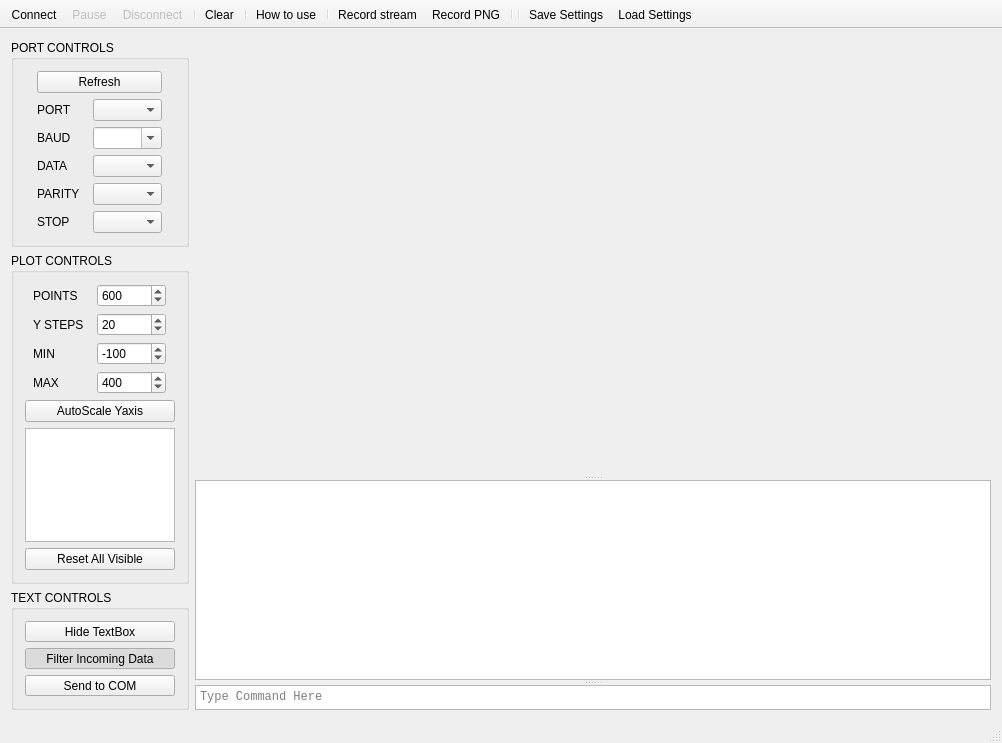
<?xml version="1.0" encoding="UTF-8"?>
<ui version="4.0">
 <class>MainWindow</class>
 <widget class="QMainWindow" name="MainWindow">
  <property name="geometry">
   <rect>
    <x>0</x>
    <y>0</y>
    <width>1002</width>
    <height>743</height>
   </rect>
  </property>
  <property name="minimumSize">
   <size>
    <width>840</width>
    <height>620</height>
   </size>
  </property>
  <property name="windowTitle">
   <string>MainWindow</string>
  </property>
  <widget class="QWidget" name="centralWidget">
   <layout class="QGridLayout" name="gridLayout_3">
    <item row="0" column="0">
     <layout class="QVBoxLayout" name="controlsLayout">
      <item>
       <widget class="QGroupBox" name="PortControlsBox">
        <property name="title">
         <string>PORT CONTROLS</string>
        </property>
        <property name="flat">
         <bool>false</bool>
        </property>
        <property name="checkable">
         <bool>false</bool>
        </property>
        <layout class="QGridLayout" name="gridLayout">
         <item row="0" column="0">
          <layout class="QVBoxLayout" name="verticalLayout_3">
           <item>
            <widget class="QPushButton" name="pushButton">
             <property name="text">
              <string>Refresh</string>
             </property>
            </widget>
           </item>
           <item>
            <layout class="QHBoxLayout" name="horizontalLayout">
             <item>
              <widget class="QLabel" name="labelPort">
               <property name="maximumSize">
                <size>
                 <width>50</width>
                 <height>16777215</height>
                </size>
               </property>
               <property name="text">
                <string>PORT</string>
               </property>
              </widget>
             </item>
             <item>
              <widget class="QComboBox" name="comboPort">
               <property name="sizePolicy">
                <sizepolicy hsizetype="Fixed" vsizetype="Fixed">
                 <horstretch>0</horstretch>
                 <verstretch>0</verstretch>
                </sizepolicy>
               </property>
               <property name="minimumSize">
                <size>
                 <width>69</width>
                 <height>0</height>
                </size>
               </property>
               <property name="maximumSize">
                <size>
                 <width>69</width>
                 <height>16777215</height>
                </size>
               </property>
              </widget>
             </item>
            </layout>
           </item>
           <item>
            <layout class="QHBoxLayout" name="horizontalLayout_2">
             <item>
              <widget class="QLabel" name="labelBaud">
               <property name="maximumSize">
                <size>
                 <width>50</width>
                 <height>16777215</height>
                </size>
               </property>
               <property name="text">
                <string>BAUD</string>
               </property>
              </widget>
             </item>
             <item>
              <widget class="QComboBox" name="comboBaud">
               <property name="sizePolicy">
                <sizepolicy hsizetype="Fixed" vsizetype="Fixed">
                 <horstretch>0</horstretch>
                 <verstretch>0</verstretch>
                </sizepolicy>
               </property>
               <property name="minimumSize">
                <size>
                 <width>69</width>
                 <height>0</height>
                </size>
               </property>
               <property name="maximumSize">
                <size>
                 <width>69</width>
                 <height>16777215</height>
                </size>
               </property>
               <property name="editable">
                <bool>true</bool>
               </property>
              </widget>
             </item>
            </layout>
           </item>
           <item>
            <layout class="QHBoxLayout" name="horizontalLayout_3">
             <item>
              <widget class="QLabel" name="labelData">
               <property name="maximumSize">
                <size>
                 <width>50</width>
                 <height>16777215</height>
                </size>
               </property>
               <property name="text">
                <string>DATA</string>
               </property>
              </widget>
             </item>
             <item>
              <widget class="QComboBox" name="comboData">
               <property name="sizePolicy">
                <sizepolicy hsizetype="Fixed" vsizetype="Fixed">
                 <horstretch>0</horstretch>
                 <verstretch>0</verstretch>
                </sizepolicy>
               </property>
               <property name="minimumSize">
                <size>
                 <width>69</width>
                 <height>0</height>
                </size>
               </property>
               <property name="maximumSize">
                <size>
                 <width>69</width>
                 <height>16777215</height>
                </size>
               </property>
              </widget>
             </item>
            </layout>
           </item>
           <item>
            <layout class="QHBoxLayout" name="horizontalLayout_4">
             <item>
              <widget class="QLabel" name="labelParity">
               <property name="maximumSize">
                <size>
                 <width>50</width>
                 <height>16777215</height>
                </size>
               </property>
               <property name="text">
                <string>PARITY</string>
               </property>
              </widget>
             </item>
             <item>
              <widget class="QComboBox" name="comboParity">
               <property name="sizePolicy">
                <sizepolicy hsizetype="Fixed" vsizetype="Fixed">
                 <horstretch>0</horstretch>
                 <verstretch>0</verstretch>
                </sizepolicy>
               </property>
               <property name="minimumSize">
                <size>
                 <width>69</width>
                 <height>0</height>
                </size>
               </property>
               <property name="maximumSize">
                <size>
                 <width>69</width>
                 <height>16777215</height>
                </size>
               </property>
              </widget>
             </item>
            </layout>
           </item>
           <item>
            <layout class="QHBoxLayout" name="horizontalLayout_5">
             <item>
              <widget class="QLabel" name="labelStop">
               <property name="maximumSize">
                <size>
                 <width>50</width>
                 <height>16777215</height>
                </size>
               </property>
               <property name="text">
                <string>STOP</string>
               </property>
              </widget>
             </item>
             <item>
              <widget class="QComboBox" name="comboStop">
               <property name="sizePolicy">
                <sizepolicy hsizetype="Fixed" vsizetype="Fixed">
                 <horstretch>0</horstretch>
                 <verstretch>0</verstretch>
                </sizepolicy>
               </property>
               <property name="minimumSize">
                <size>
                 <width>69</width>
                 <height>0</height>
                </size>
               </property>
               <property name="maximumSize">
                <size>
                 <width>69</width>
                 <height>16777215</height>
                </size>
               </property>
              </widget>
             </item>
            </layout>
           </item>
          </layout>
         </item>
        </layout>
       </widget>
      </item>
      <item>
       <widget class="QGroupBox" name="PlotControlsBox">
        <property name="title">
         <string>PLOT CONTROLS</string>
        </property>
        <layout class="QGridLayout" name="gridLayout_2">
         <item row="0" column="0">
          <layout class="QVBoxLayout" name="plotControlsLayout">
           <item>
            <layout class="QHBoxLayout" name="horizontalLayout_10">
             <item>
              <widget class="QLabel" name="pointsLabel">
               <property name="minimumSize">
                <size>
                 <width>50</width>
                 <height>0</height>
                </size>
               </property>
               <property name="maximumSize">
                <size>
                 <width>50</width>
                 <height>16777215</height>
                </size>
               </property>
               <property name="text">
                <string>POINTS</string>
               </property>
              </widget>
             </item>
             <item>
              <widget class="QSpinBox" name="spinPoints">
               <property name="minimumSize">
                <size>
                 <width>69</width>
                 <height>0</height>
                </size>
               </property>
               <property name="maximumSize">
                <size>
                 <width>69</width>
                 <height>16777215</height>
                </size>
               </property>
               <property name="minimum">
                <number>0</number>
               </property>
               <property name="maximum">
                <number>999999999</number>
               </property>
               <property name="singleStep">
                <number>10</number>
               </property>
               <property name="value">
                <number>600</number>
               </property>
              </widget>
             </item>
            </layout>
           </item>
           <item>
            <layout class="QHBoxLayout" name="horizontalLayout_9">
             <item>
              <widget class="QLabel" name="labelYStep">
               <property name="minimumSize">
                <size>
                 <width>50</width>
                 <height>0</height>
                </size>
               </property>
               <property name="maximumSize">
                <size>
                 <width>50</width>
                 <height>16777215</height>
                </size>
               </property>
               <property name="text">
                <string>Y STEPS</string>
               </property>
              </widget>
             </item>
             <item>
              <widget class="QSpinBox" name="spinYStep">
               <property name="minimumSize">
                <size>
                 <width>69</width>
                 <height>0</height>
                </size>
               </property>
               <property name="maximumSize">
                <size>
                 <width>69</width>
                 <height>16777215</height>
                </size>
               </property>
               <property name="minimum">
                <number>1</number>
               </property>
               <property name="maximum">
                <number>10000</number>
               </property>
               <property name="singleStep">
                <number>1</number>
               </property>
               <property name="value">
                <number>20</number>
               </property>
              </widget>
             </item>
            </layout>
           </item>
           <item>
            <layout class="QHBoxLayout" name="horizontalLayout_7">
             <item>
              <widget class="QLabel" name="label">
               <property name="minimumSize">
                <size>
                 <width>50</width>
                 <height>0</height>
                </size>
               </property>
               <property name="maximumSize">
                <size>
                 <width>50</width>
                 <height>16777215</height>
                </size>
               </property>
               <property name="text">
                <string>MIN</string>
               </property>
              </widget>
             </item>
             <item>
              <widget class="QSpinBox" name="spinAxesMin">
               <property name="minimumSize">
                <size>
                 <width>69</width>
                 <height>0</height>
                </size>
               </property>
               <property name="maximumSize">
                <size>
                 <width>69</width>
                 <height>16777215</height>
                </size>
               </property>
               <property name="minimum">
                <number>-65536</number>
               </property>
               <property name="maximum">
                <number>65536</number>
               </property>
               <property name="singleStep">
                <number>10</number>
               </property>
               <property name="value">
                <number>-100</number>
               </property>
              </widget>
             </item>
            </layout>
           </item>
           <item>
            <layout class="QHBoxLayout" name="horizontalLayout_8">
             <item>
              <widget class="QLabel" name="label_2">
               <property name="minimumSize">
                <size>
                 <width>50</width>
                 <height>0</height>
                </size>
               </property>
               <property name="maximumSize">
                <size>
                 <width>50</width>
                 <height>16777215</height>
                </size>
               </property>
               <property name="text">
                <string>MAX</string>
               </property>
              </widget>
             </item>
             <item>
              <widget class="QSpinBox" name="spinAxesMax">
               <property name="minimumSize">
                <size>
                 <width>69</width>
                 <height>0</height>
                </size>
               </property>
               <property name="maximumSize">
                <size>
                 <width>69</width>
                 <height>16777215</height>
                </size>
               </property>
               <property name="minimum">
                <number>-65536</number>
               </property>
               <property name="maximum">
                <number>65536</number>
               </property>
               <property name="singleStep">
                <number>10</number>
               </property>
               <property name="value">
                <number>400</number>
               </property>
              </widget>
             </item>
            </layout>
           </item>
           <item>
            <widget class="QPushButton" name="pushButton_AutoScale">
             <property name="sizeIncrement">
              <size>
               <width>0</width>
               <height>8</height>
              </size>
             </property>
             <property name="text">
              <string>AutoScale Yaxis</string>
             </property>
            </widget>
           </item>
           <item>
            <widget class="QListWidget" name="listWidget_Channels">
             <property name="sizePolicy">
              <sizepolicy hsizetype="Minimum" vsizetype="MinimumExpanding">
               <horstretch>0</horstretch>
               <verstretch>0</verstretch>
              </sizepolicy>
             </property>
             <property name="minimumSize">
              <size>
               <width>0</width>
               <height>0</height>
              </size>
             </property>
             <property name="maximumSize">
              <size>
               <width>150</width>
               <height>16777215</height>
              </size>
             </property>
             <property name="layoutDirection">
              <enum>Qt::LeftToRight</enum>
             </property>
             <property name="autoScroll">
              <bool>false</bool>
             </property>
             <property name="editTriggers">
              <set>QAbstractItemView::NoEditTriggers</set>
             </property>
             <property name="alternatingRowColors">
              <bool>true</bool>
             </property>
             <property name="selectionBehavior">
              <enum>QAbstractItemView::SelectItems</enum>
             </property>
             <property name="textElideMode">
              <enum>Qt::ElideMiddle</enum>
             </property>
             <property name="resizeMode">
              <enum>QListView::Adjust</enum>
             </property>
             <property name="modelColumn">
              <number>0</number>
             </property>
             <property name="selectionRectVisible">
              <bool>true</bool>
             </property>
            </widget>
           </item>
           <item>
            <widget class="QPushButton" name="pushButton_ResetVisible">
             <property name="text">
              <string>Reset All Visible</string>
             </property>
            </widget>
           </item>
          </layout>
         </item>
        </layout>
       </widget>
      </item>
      <item>
       <spacer name="verticalSpacer">
        <property name="orientation">
         <enum>Qt::Vertical</enum>
        </property>
        <property name="sizeHint" stdset="0">
         <size>
          <width>20</width>
          <height>40</height>
         </size>
        </property>
       </spacer>
      </item>
      <item>
       <widget class="QGroupBox" name="gridGroupBox">
        <property name="minimumSize">
         <size>
          <width>0</width>
          <height>120</height>
         </size>
        </property>
        <property name="title">
         <string>TEXT CONTROLS</string>
        </property>
        <layout class="QGridLayout" name="TextControlsBox">
         <item row="0" column="0">
          <layout class="QVBoxLayout" name="verticalLayout">
           <item>
            <widget class="QPushButton" name="pushButton_TextEditHide">
             <property name="text">
              <string>Hide TextBox</string>
             </property>
             <property name="checkable">
              <bool>true</bool>
             </property>
             <property name="checked">
              <bool>false</bool>
             </property>
            </widget>
           </item>
           <item>
            <widget class="QPushButton" name="pushButton_ShowallData">
             <property name="text">
              <string>Filter Incoming Data</string>
             </property>
             <property name="checkable">
              <bool>true</bool>
             </property>
             <property name="checked">
              <bool>true</bool>
             </property>
            </widget>
           </item>
           <item>
            <widget class="QPushButton" name="pushButton_SendToCom">
             <property name="focusPolicy">
              <enum>Qt::NoFocus</enum>
             </property>
             <property name="text">
              <string>Send to COM</string>
             </property>
             <property name="shortcut">
              <string>Ctrl+Return</string>
             </property>
             <property name="checkable">
              <bool>true</bool>
             </property>
             <property name="checked">
              <bool>false</bool>
             </property>
            </widget>
           </item>
          </layout>
         </item>
        </layout>
       </widget>
      </item>
     </layout>
    </item>
    <item row="0" column="1">
     <layout class="QGridLayout" name="gridLayout_4">
      <item row="0" column="0">
       <spacer name="horizontalSpacer">
        <property name="orientation">
         <enum>Qt::Horizontal</enum>
        </property>
        <property name="sizeHint" stdset="0">
         <size>
          <width>40</width>
          <height>1</height>
         </size>
        </property>
       </spacer>
      </item>
      <item row="1" column="0">
       <widget class="QSplitter" name="splitter">
        <property name="sizePolicy">
         <sizepolicy hsizetype="Expanding" vsizetype="MinimumExpanding">
          <horstretch>0</horstretch>
          <verstretch>0</verstretch>
         </sizepolicy>
        </property>
        <property name="font">
         <font>
          <family>Consolas</family>
         </font>
        </property>
        <property name="frameShape">
         <enum>QFrame::NoFrame</enum>
        </property>
        <property name="orientation">
         <enum>Qt::Vertical</enum>
        </property>
        <property name="opaqueResize">
         <bool>true</bool>
        </property>
        <property name="handleWidth">
         <number>5</number>
        </property>
        <property name="childrenCollapsible">
         <bool>false</bool>
        </property>
        <widget class="QCustomPlot" name="plot" native="true">
         <property name="sizePolicy">
          <sizepolicy hsizetype="Preferred" vsizetype="Expanding">
           <horstretch>0</horstretch>
           <verstretch>0</verstretch>
          </sizepolicy>
         </property>
         <property name="minimumSize">
          <size>
           <width>0</width>
           <height>400</height>
          </size>
         </property>
         <property name="cursor">
          <cursorShape>CrossCursor</cursorShape>
         </property>
        </widget>
        <widget class="QTextEdit" name="textEdit_UartWindow">
         <property name="enabled">
          <bool>true</bool>
         </property>
         <property name="sizePolicy">
          <sizepolicy hsizetype="Preferred" vsizetype="Minimum">
           <horstretch>0</horstretch>
           <verstretch>0</verstretch>
          </sizepolicy>
         </property>
         <property name="minimumSize">
          <size>
           <width>0</width>
           <height>100</height>
          </size>
         </property>
         <property name="maximumSize">
          <size>
           <width>16777215</width>
           <height>200</height>
          </size>
         </property>
         <property name="acceptDrops">
          <bool>false</bool>
         </property>
         <property name="readOnly">
          <bool>true</bool>
         </property>
         <property name="textInteractionFlags">
          <set>Qt::TextSelectableByKeyboard|Qt::TextSelectableByMouse</set>
         </property>
        </widget>
        <widget class="QTextEdit" name="textSend_UartWindow">
         <property name="sizePolicy">
          <sizepolicy hsizetype="Preferred" vsizetype="Minimum">
           <horstretch>0</horstretch>
           <verstretch>0</verstretch>
          </sizepolicy>
         </property>
         <property name="minimumSize">
          <size>
           <width>0</width>
           <height>25</height>
          </size>
         </property>
         <property name="maximumSize">
          <size>
           <width>16777215</width>
           <height>25</height>
          </size>
         </property>
         <property name="cursor" stdset="0">
          <cursorShape>IBeamCursor</cursorShape>
         </property>
         <property name="inputMethodHints">
          <set>Qt::ImhNone</set>
         </property>
         <property name="verticalScrollBarPolicy">
          <enum>Qt::ScrollBarAlwaysOff</enum>
         </property>
         <property name="horizontalScrollBarPolicy">
          <enum>Qt::ScrollBarAlwaysOff</enum>
         </property>
         <property name="acceptRichText">
          <bool>false</bool>
         </property>
         <property name="cursorWidth">
          <number>2</number>
         </property>
         <property name="placeholderText">
          <string>Type Command Here</string>
         </property>
        </widget>
       </widget>
      </item>
     </layout>
    </item>
   </layout>
  </widget>
  <widget class="QStatusBar" name="statusBar"/>
  <widget class="QToolBar" name="toolBar">
   <property name="windowTitle">
    <string>toolBar</string>
   </property>
   <property name="movable">
    <bool>false</bool>
   </property>
   <property name="allowedAreas">
    <set>Qt::TopToolBarArea</set>
   </property>
   <property name="floatable">
    <bool>false</bool>
   </property>
   <attribute name="toolBarArea">
    <enum>TopToolBarArea</enum>
   </attribute>
   <attribute name="toolBarBreak">
    <bool>false</bool>
   </attribute>
   <addaction name="actionConnect"/>
   <addaction name="actionPause_Plot"/>
   <addaction name="actionDisconnect"/>
   <addaction name="separator"/>
   <addaction name="actionClear"/>
   <addaction name="separator"/>
   <addaction name="actionHow_to_use"/>
   <addaction name="separator"/>
   <addaction name="actionRecord_stream"/>
   <addaction name="actionRecord_PNG"/>
   <addaction name="separator"/>
   <addaction name="separator"/>
   <addaction name="actionSave_Settings"/>
   <addaction name="actionLoad_Settings"/>
  </widget>
  <action name="actionConnect">
   <property name="icon">
    <iconset resource="res/serial_port_plotter.qrc">
     <normaloff>:/serial_port_plotter/play_nor.png</normaloff>
     <normalon>:/serial_port_plotter/play_nor.png</normalon>
     <disabledoff>:/serial_port_plotter/play_dis.png</disabledoff>
     <disabledon>:/serial_port_plotter/play_dis.png</disabledon>
     <activeoff>:/serial_port_plotter/play_act.png</activeoff>
     <activeon>:/serial_port_plotter/play_act.png</activeon>
     <selectedoff>:/serial_port_plotter/play_act.png</selectedoff>
     <selectedon>:/serial_port_plotter/play_act.png</selectedon>:/serial_port_plotter/play_nor.png</iconset>
   </property>
   <property name="text">
    <string>Connect</string>
   </property>
   <property name="toolTip">
    <string>Connect to COM port</string>
   </property>
  </action>
  <action name="actionPause_Plot">
   <property name="enabled">
    <bool>false</bool>
   </property>
   <property name="icon">
    <iconset resource="res/serial_port_plotter.qrc">
     <normaloff>:/serial_port_plotter/pause_nor.png</normaloff>
     <normalon>:/serial_port_plotter/pause_nor.png</normalon>
     <disabledoff>:/serial_port_plotter/pause_dis.png</disabledoff>
     <disabledon>:/serial_port_plotter/pause_dis.png</disabledon>
     <activeoff>:/serial_port_plotter/pause_act.png</activeoff>
     <activeon>:/serial_port_plotter/pause_act.png</activeon>
     <selectedoff>:/serial_port_plotter/pause_act.png</selectedoff>
     <selectedon>:/serial_port_plotter/pause_act.png</selectedon>:/serial_port_plotter/pause_nor.png</iconset>
   </property>
   <property name="text">
    <string>Pause</string>
   </property>
   <property name="toolTip">
    <string>Pause plot</string>
   </property>
  </action>
  <action name="actionDisconnect">
   <property name="enabled">
    <bool>false</bool>
   </property>
   <property name="icon">
    <iconset resource="res/serial_port_plotter.qrc">
     <normaloff>:/serial_port_plotter/stop_nor.png</normaloff>
     <normalon>:/serial_port_plotter/stop_nor.png</normalon>
     <disabledoff>:/serial_port_plotter/stop_dis.png</disabledoff>
     <disabledon>:/serial_port_plotter/stop_dis.png</disabledon>
     <activeoff>:/serial_port_plotter/stop_act.png</activeoff>
     <activeon>:/serial_port_plotter/stop_act.png</activeon>
     <selectedoff>:/serial_port_plotter/stop_act.png</selectedoff>
     <selectedon>:/serial_port_plotter/stop_act.png</selectedon>:/serial_port_plotter/stop_nor.png</iconset>
   </property>
   <property name="text">
    <string>Disconnect</string>
   </property>
   <property name="toolTip">
    <string>Disconnect COM port</string>
   </property>
  </action>
  <action name="actionClear">
   <property name="enabled">
    <bool>true</bool>
   </property>
   <property name="icon">
    <iconset resource="res/serial_port_plotter.qrc">
     <normaloff>:/serial_port_plotter/clear_nor.png</normaloff>
     <normalon>:/serial_port_plotter/clear_nor.png</normalon>
     <disabledoff>:/serial_port_plotter/clear_dis.png</disabledoff>
     <disabledon>:/serial_port_plotter/clear_dis.png</disabledon>
     <activeoff>:/serial_port_plotter/clear_act.png</activeoff>
     <activeon>:/serial_port_plotter/clear_act.png</activeon>
     <selectedoff>:/serial_port_plotter/clear_act.png</selectedoff>
     <selectedon>:/serial_port_plotter/clear_act.png</selectedon>:/serial_port_plotter/clear_nor.png</iconset>
   </property>
   <property name="text">
    <string>Clear</string>
   </property>
   <property name="toolTip">
    <string>Clear plot data</string>
   </property>
  </action>
  <action name="actionHow_to_use">
   <property name="icon">
    <iconset resource="res/serial_port_plotter.qrc">
     <normaloff>:/serial_port_plotter/help_nor.png</normaloff>
     <normalon>:/serial_port_plotter/help_nor.png</normalon>
     <disabledoff>:/serial_port_plotter/help_dis.png</disabledoff>
     <disabledon>:/serial_port_plotter/help_dis.png</disabledon>
     <activeoff>:/serial_port_plotter/help_act.png</activeoff>
     <activeon>:/serial_port_plotter/help_act.png</activeon>
     <selectedoff>:/serial_port_plotter/help_act.png</selectedoff>
     <selectedon>:/serial_port_plotter/help_act.png</selectedon>:/serial_port_plotter/help_nor.png</iconset>
   </property>
   <property name="text">
    <string>How to use</string>
   </property>
  </action>
  <action name="actionRecord_stream">
   <property name="checkable">
    <bool>true</bool>
   </property>
   <property name="checked">
    <bool>false</bool>
   </property>
   <property name="enabled">
    <bool>true</bool>
   </property>
   <property name="icon">
    <iconset resource="res/serial_port_plotter.qrc">
     <normaloff>:/icons/line_icon_set/document.png</normaloff>
     <normalon>:/icons/line_icon_set_text/document.png</normalon>
     <disabledoff>:/icons/line_icon_set/document.png</disabledoff>:/icons/line_icon_set/document.png</iconset>
   </property>
   <property name="text">
    <string>Record stream</string>
   </property>
   <property name="toolTip">
    <string>Record the incoming data to a .csv file ( shortcut : s )</string>
   </property>
   <property name="shortcut">
    <string/>
   </property>
   <property name="visible">
    <bool>true</bool>
   </property>
  </action>
  <action name="actionLoad_Settings">
   <property name="icon">
    <iconset resource="res/serial_port_plotter.qrc">
     <normaloff>:/serial_port_plotter/Settings_Load_nor.png</normaloff>
     <normalon>:/serial_port_plotter/Settings_Load_nor.png</normalon>
     <disabledoff>:/serial_port_plotter/Settings_Load_dis.png</disabledoff>
     <disabledon>:/serial_port_plotter/Settings_Load_dis.png</disabledon>
     <activeoff>:/serial_port_plotter/Settings_Load_act.png</activeoff>
     <activeon>:/serial_port_plotter/Settings_Load_act.png</activeon>
     <selectedoff>:/serial_port_plotter/Settings_Load_act.png</selectedoff>
     <selectedon>:/serial_port_plotter/Settings_Load_act.png</selectedon>:/serial_port_plotter/Settings_Load_nor.png</iconset>
   </property>
   <property name="text">
    <string>Load Settings</string>
   </property>
   <property name="toolTip">
    <string>Load Settings</string>
   </property>
  </action>
  <action name="actionSave_Settings">
   <property name="icon">
    <iconset resource="res/serial_port_plotter.qrc">
     <normaloff>:/serial_port_plotter/Settings_Save_nor.png</normaloff>
     <normalon>:/serial_port_plotter/Settings_Save_nor.png</normalon>
     <disabledoff>:/serial_port_plotter/Settings_Save_dis.png</disabledoff>
     <disabledon>:/serial_port_plotter/Settings_Save_dis.png</disabledon>
     <activeoff>:/serial_port_plotter/Settings_Save_act.png</activeoff>
     <activeon>:/serial_port_plotter/Settings_Save_act.png</activeon>
     <selectedoff>:/serial_port_plotter/Settings_Save_act.png</selectedoff>
     <selectedon>:/serial_port_plotter/Settings_Save_act.png</selectedon>:/serial_port_plotter/Settings_Save_nor.png</iconset>
   </property>
   <property name="text">
    <string>Save Settings</string>
   </property>
   <property name="toolTip">
    <string>Save Settings</string>
   </property>
  </action>
  <action name="actionRecord_PNG">
   <property name="icon">
    <iconset resource="res/serial_port_plotter.qrc">
     <normaloff>:/serial_port_plotter/ExPNG_nor.png</normaloff>
     <normalon>:/serial_port_plotter/ExPNG_nor.png</normalon>
     <disabledoff>:/serial_port_plotter/ExPNG_dis.png</disabledoff>
     <disabledon>:/serial_port_plotter/ExPNG_dis.png</disabledon>
     <activeoff>:/serial_port_plotter/ExPNG_act.png</activeoff>
     <activeon>:/serial_port_plotter/ExPNG_act.png</activeon>
     <selectedoff>:/serial_port_plotter/ExPNG_act.png</selectedoff>
     <selectedon>:/serial_port_plotter/ExPNG_act.png</selectedon>:/serial_port_plotter/ExPNG_nor.png</iconset>
   </property>
   <property name="text">
    <string>Record PNG</string>
   </property>
   <property name="toolTip">
    <string>Record the currently plot view in PNG image.</string>
   </property>
  </action>
 </widget>
 <layoutdefault spacing="6" margin="11"/>
 <customwidgets>
  <customwidget>
   <class>QCustomPlot</class>
   <extends>QWidget</extends>
   <header location="global">qcustomplot/qcustomplot.h</header>
   <container>1</container>
  </customwidget>
 </customwidgets>
 <resources>
  <include location="res/serial_port_plotter.qrc"/>
 </resources>
 <connections/>
</ui>
